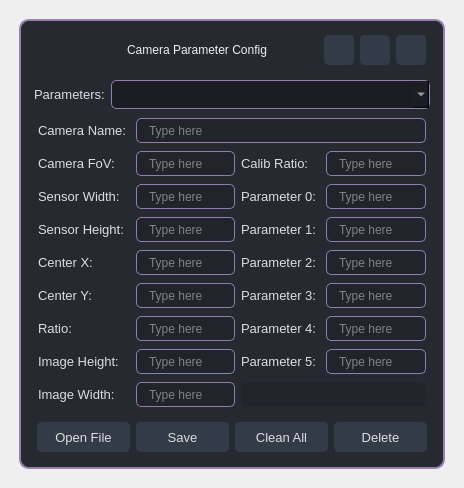
<?xml version="1.0" encoding="UTF-8"?>
<ui version="4.0">
 <class>Dialog</class>
 <widget class="QDialog" name="Dialog">
  <property name="geometry">
   <rect>
    <x>0</x>
    <y>0</y>
    <width>464</width>
    <height>487</height>
   </rect>
  </property>
  <property name="windowTitle">
   <string>Dialog</string>
  </property>
  <property name="styleSheet">
   <string notr="true"/>
  </property>
  <layout class="QHBoxLayout" name="horizontalLayout_7">
   <property name="leftMargin">
    <number>10</number>
   </property>
   <property name="topMargin">
    <number>10</number>
   </property>
   <property name="rightMargin">
    <number>10</number>
   </property>
   <property name="bottomMargin">
    <number>10</number>
   </property>
   <item>
    <widget class="QWidget" name="centralwidget" native="true">
     <property name="styleSheet">
      <string notr="true">QWidget {
	color: rgb(221, 221, 221);
	font: 10pt &quot;Segoe UI&quot;;
	border: none;
}

#frame_main{
	background-color: rgb(37, 41, 48);
    border: 2px solid rgb(155, 125, 175);
	border-radius: 10px;
}

#label_title{
color: rgb(238,238,238);
font: 14pt &quot;Segoe UI&quot;;
}

QLineEdit {
	font: 9pt &quot;Segoe UI&quot;;
	color: rgb(221, 221, 221);
	background-color: rgb(33, 37, 43);
	border-radius: 5px;
    border: 1px solid rgb(145, 125, 175);
	padding-left: 10px;
	selection-color: rgb(255, 255, 255);
	selection-background-color: rgb(255, 121, 198);
}
QLineEdit:hover {
	border: 2px solid rgb(64, 71, 88);
}
QLineEdit:focus {
	border: 2px solid rgb(91, 101, 124);
}

QComboBox{
	background-color: rgb(27, 29, 35);
	border-radius: 5px;
   border: 1px solid rgb(145, 125, 175);
	padding: 5px;
	padding-left: 10px;
}
QComboBox:hover{
	border: 2px solid rgb(64, 71, 88);
}
QComboBox::drop-down {
	subcontrol-origin: padding;
	subcontrol-position: top right;
	width: 25px; 
	border-left-width: 3px;
	border-left-color: rgba(39, 44, 54, 150);
	border-left-style: solid;
	border-top-right-radius: 3px;
	border-bottom-right-radius: 3px;	
	background-position: center;
	background-repeat: no-reperat;
    background-image: url(icons:light/cil-arrow-bottom.png);
 }
QComboBox QAbstractItemView {
	color: rgb(255, 121, 198);	
	background-color: rgb(33, 37, 43);
	padding: 10px;
	selection-background-color: rgb(39, 44, 54);
}

QPushButton {
	border: 2px solid rgb(52, 59, 72);
	border-radius: 5px;	
	background-color: rgb(52, 59, 72);
}
QPushButton:hover {
	background-color: rgb(57, 65, 80);
	border: 2px solid rgb(61, 70, 86);
}
QPushButton:pressed {	
	background-color: rgb(35, 40, 49);
	border: 2px solid rgb(43, 50, 61);
}</string>
     </property>
     <layout class="QHBoxLayout" name="horizontalLayout_8">
      <item>
       <widget class="QFrame" name="frame_main">
        <property name="frameShape">
         <enum>QFrame::StyledPanel</enum>
        </property>
        <property name="frameShadow">
         <enum>QFrame::Raised</enum>
        </property>
        <layout class="QVBoxLayout" name="verticalLayout_2">
         <property name="leftMargin">
          <number>8</number>
         </property>
         <property name="topMargin">
          <number>5</number>
         </property>
         <property name="rightMargin">
          <number>8</number>
         </property>
         <property name="bottomMargin">
          <number>15</number>
         </property>
         <item>
          <widget class="QFrame" name="frame">
           <property name="maximumSize">
            <size>
             <width>16777215</width>
             <height>50</height>
            </size>
           </property>
           <property name="frameShape">
            <enum>QFrame::StyledPanel</enum>
           </property>
           <property name="frameShadow">
            <enum>QFrame::Raised</enum>
           </property>
           <layout class="QHBoxLayout" name="horizontalLayout_9">
            <property name="spacing">
             <number>4</number>
            </property>
            <property name="leftMargin">
             <number>0</number>
            </property>
            <property name="topMargin">
             <number>0</number>
            </property>
            <property name="rightMargin">
             <number>0</number>
            </property>
            <property name="bottomMargin">
             <number>0</number>
            </property>
            <item>
             <widget class="QFrame" name="frame_5">
              <property name="maximumSize">
               <size>
                <width>50</width>
                <height>16777215</height>
               </size>
              </property>
              <property name="frameShape">
               <enum>QFrame::StyledPanel</enum>
              </property>
              <property name="frameShadow">
               <enum>QFrame::Raised</enum>
              </property>
              <layout class="QHBoxLayout" name="horizontalLayout_2">
               <property name="leftMargin">
                <number>0</number>
               </property>
               <property name="topMargin">
                <number>0</number>
               </property>
               <property name="rightMargin">
                <number>0</number>
               </property>
               <property name="bottomMargin">
                <number>0</number>
               </property>
               <item>
                <widget class="QLabel" name="label">
                 <property name="text">
                  <string/>
                 </property>
                 <property name="pixmap">
                  <pixmap>../icon/moil-icon.png</pixmap>
                 </property>
                 <property name="scaledContents">
                  <bool>true</bool>
                 </property>
                </widget>
               </item>
              </layout>
             </widget>
            </item>
            <item>
             <widget class="QLabel" name="label_title">
              <property name="text">
               <string>Camera Parameter Config</string>
              </property>
              <property name="alignment">
               <set>Qt::AlignCenter</set>
              </property>
             </widget>
            </item>
            <item alignment="Qt::AlignTop">
             <widget class="QFrame" name="frame_7">
              <property name="maximumSize">
               <size>
                <width>120</width>
                <height>16777215</height>
               </size>
              </property>
              <property name="frameShape">
               <enum>QFrame::StyledPanel</enum>
              </property>
              <property name="frameShadow">
               <enum>QFrame::Raised</enum>
              </property>
              <layout class="QHBoxLayout" name="horizontalLayout_4">
               <item>
                <widget class="QPushButton" name="btn_synchronize">
                 <property name="minimumSize">
                  <size>
                   <width>30</width>
                   <height>30</height>
                  </size>
                 </property>
                 <property name="text">
                  <string/>
                 </property>
                </widget>
               </item>
               <item>
                <widget class="QPushButton" name="btn_help">
                 <property name="minimumSize">
                  <size>
                   <width>30</width>
                   <height>30</height>
                  </size>
                 </property>
                 <property name="text">
                  <string/>
                 </property>
                </widget>
               </item>
               <item>
                <widget class="QPushButton" name="btn_close">
                 <property name="minimumSize">
                  <size>
                   <width>30</width>
                   <height>30</height>
                  </size>
                 </property>
                 <property name="text">
                  <string/>
                 </property>
                </widget>
               </item>
              </layout>
             </widget>
            </item>
           </layout>
          </widget>
         </item>
         <item>
          <widget class="QFrame" name="frame_3">
           <property name="frameShape">
            <enum>QFrame::StyledPanel</enum>
           </property>
           <property name="frameShadow">
            <enum>QFrame::Raised</enum>
           </property>
           <layout class="QVBoxLayout" name="verticalLayout_3">
            <property name="spacing">
             <number>0</number>
            </property>
            <property name="leftMargin">
             <number>0</number>
            </property>
            <property name="topMargin">
             <number>0</number>
            </property>
            <property name="rightMargin">
             <number>0</number>
            </property>
            <property name="bottomMargin">
             <number>0</number>
            </property>
            <item>
             <widget class="QFrame" name="frame_8">
              <property name="maximumSize">
               <size>
                <width>16777215</width>
                <height>30</height>
               </size>
              </property>
              <property name="frameShape">
               <enum>QFrame::StyledPanel</enum>
              </property>
              <property name="frameShadow">
               <enum>QFrame::Raised</enum>
              </property>
              <layout class="QHBoxLayout" name="horizontalLayout_5">
               <property name="leftMargin">
                <number>5</number>
               </property>
               <property name="topMargin">
                <number>0</number>
               </property>
               <property name="rightMargin">
                <number>5</number>
               </property>
               <property name="bottomMargin">
                <number>0</number>
               </property>
               <item>
                <widget class="QLabel" name="label_17">
                 <property name="sizePolicy">
                  <sizepolicy hsizetype="Fixed" vsizetype="Preferred">
                   <horstretch>0</horstretch>
                   <verstretch>0</verstretch>
                  </sizepolicy>
                 </property>
                 <property name="font">
                  <font>
                   <family>Segoe UI</family>
                   <pointsize>10</pointsize>
                   <weight>50</weight>
                   <italic>false</italic>
                   <bold>false</bold>
                  </font>
                 </property>
                 <property name="text">
                  <string>Parameters:</string>
                 </property>
                </widget>
               </item>
               <item>
                <widget class="QComboBox" name="list_camera">
                 <property name="sizePolicy">
                  <sizepolicy hsizetype="Expanding" vsizetype="Fixed">
                   <horstretch>0</horstretch>
                   <verstretch>0</verstretch>
                  </sizepolicy>
                 </property>
                 <property name="minimumSize">
                  <size>
                   <width>160</width>
                   <height>0</height>
                  </size>
                 </property>
                 <property name="font">
                  <font>
                   <family>Segoe UI</family>
                   <pointsize>10</pointsize>
                   <weight>50</weight>
                   <italic>false</italic>
                   <bold>false</bold>
                  </font>
                 </property>
                 <property name="editable">
                  <bool>false</bool>
                 </property>
                 <property name="currentText">
                  <string/>
                 </property>
                </widget>
               </item>
              </layout>
             </widget>
            </item>
            <item>
             <widget class="QFrame" name="frame_9">
              <property name="frameShape">
               <enum>QFrame::StyledPanel</enum>
              </property>
              <property name="frameShadow">
               <enum>QFrame::Raised</enum>
              </property>
              <layout class="QGridLayout" name="gridLayout">
               <property name="verticalSpacing">
                <number>8</number>
               </property>
               <item row="9" column="1">
                <widget class="QLineEdit" name="label_image_width">
                 <property name="sizePolicy">
                  <sizepolicy hsizetype="Preferred" vsizetype="Fixed">
                   <horstretch>0</horstretch>
                   <verstretch>0</verstretch>
                  </sizepolicy>
                 </property>
                 <property name="minimumSize">
                  <size>
                   <width>90</width>
                   <height>25</height>
                  </size>
                 </property>
                 <property name="maximumSize">
                  <size>
                   <width>16777215</width>
                   <height>16777215</height>
                  </size>
                 </property>
                 <property name="font">
                  <font>
                   <family>Segoe UI</family>
                   <pointsize>9</pointsize>
                   <weight>50</weight>
                   <italic>false</italic>
                   <bold>false</bold>
                  </font>
                 </property>
                 <property name="placeholderText">
                  <string>Type here</string>
                 </property>
                </widget>
               </item>
               <item row="2" column="3">
                <widget class="QLineEdit" name="label_calib_ratio">
                 <property name="sizePolicy">
                  <sizepolicy hsizetype="Preferred" vsizetype="Fixed">
                   <horstretch>0</horstretch>
                   <verstretch>0</verstretch>
                  </sizepolicy>
                 </property>
                 <property name="minimumSize">
                  <size>
                   <width>90</width>
                   <height>25</height>
                  </size>
                 </property>
                 <property name="maximumSize">
                  <size>
                   <width>16777215</width>
                   <height>16777215</height>
                  </size>
                 </property>
                 <property name="font">
                  <font>
                   <family>Segoe UI</family>
                   <pointsize>9</pointsize>
                   <weight>50</weight>
                   <italic>false</italic>
                   <bold>false</bold>
                  </font>
                 </property>
                 <property name="placeholderText">
                  <string>Type here</string>
                 </property>
                </widget>
               </item>
               <item row="4" column="3">
                <widget class="QLineEdit" name="label_parameter1">
                 <property name="sizePolicy">
                  <sizepolicy hsizetype="Preferred" vsizetype="Fixed">
                   <horstretch>0</horstretch>
                   <verstretch>0</verstretch>
                  </sizepolicy>
                 </property>
                 <property name="minimumSize">
                  <size>
                   <width>90</width>
                   <height>25</height>
                  </size>
                 </property>
                 <property name="maximumSize">
                  <size>
                   <width>16777215</width>
                   <height>16777215</height>
                  </size>
                 </property>
                 <property name="font">
                  <font>
                   <family>Segoe UI</family>
                   <pointsize>9</pointsize>
                   <weight>50</weight>
                   <italic>false</italic>
                   <bold>false</bold>
                  </font>
                 </property>
                 <property name="placeholderText">
                  <string>Type here</string>
                 </property>
                </widget>
               </item>
               <item row="3" column="1">
                <widget class="QLineEdit" name="label_cam_sensor_width">
                 <property name="sizePolicy">
                  <sizepolicy hsizetype="Preferred" vsizetype="Fixed">
                   <horstretch>0</horstretch>
                   <verstretch>0</verstretch>
                  </sizepolicy>
                 </property>
                 <property name="minimumSize">
                  <size>
                   <width>90</width>
                   <height>25</height>
                  </size>
                 </property>
                 <property name="maximumSize">
                  <size>
                   <width>16777215</width>
                   <height>16777215</height>
                  </size>
                 </property>
                 <property name="font">
                  <font>
                   <family>Segoe UI</family>
                   <pointsize>9</pointsize>
                   <weight>50</weight>
                   <italic>false</italic>
                   <bold>false</bold>
                  </font>
                 </property>
                 <property name="placeholderText">
                  <string>Type here</string>
                 </property>
                </widget>
               </item>
               <item row="6" column="3">
                <widget class="QLineEdit" name="label_parameter3">
                 <property name="sizePolicy">
                  <sizepolicy hsizetype="Preferred" vsizetype="Fixed">
                   <horstretch>0</horstretch>
                   <verstretch>0</verstretch>
                  </sizepolicy>
                 </property>
                 <property name="minimumSize">
                  <size>
                   <width>90</width>
                   <height>25</height>
                  </size>
                 </property>
                 <property name="maximumSize">
                  <size>
                   <width>16777215</width>
                   <height>16777215</height>
                  </size>
                 </property>
                 <property name="font">
                  <font>
                   <family>Segoe UI</family>
                   <pointsize>9</pointsize>
                   <weight>50</weight>
                   <italic>false</italic>
                   <bold>false</bold>
                  </font>
                 </property>
                 <property name="placeholderText">
                  <string>Type here</string>
                 </property>
                </widget>
               </item>
               <item row="2" column="0">
                <widget class="QLabel" name="label_34">
                 <property name="font">
                  <font>
                   <family>Segoe UI</family>
                   <pointsize>10</pointsize>
                   <weight>50</weight>
                   <italic>false</italic>
                   <bold>false</bold>
                  </font>
                 </property>
                 <property name="text">
                  <string>Camera FoV:</string>
                 </property>
                </widget>
               </item>
               <item row="3" column="3">
                <widget class="QLineEdit" name="label_parameter0">
                 <property name="sizePolicy">
                  <sizepolicy hsizetype="Preferred" vsizetype="Fixed">
                   <horstretch>0</horstretch>
                   <verstretch>0</verstretch>
                  </sizepolicy>
                 </property>
                 <property name="minimumSize">
                  <size>
                   <width>90</width>
                   <height>25</height>
                  </size>
                 </property>
                 <property name="maximumSize">
                  <size>
                   <width>16777215</width>
                   <height>16777215</height>
                  </size>
                 </property>
                 <property name="font">
                  <font>
                   <family>Segoe UI</family>
                   <pointsize>9</pointsize>
                   <weight>50</weight>
                   <italic>false</italic>
                   <bold>false</bold>
                  </font>
                 </property>
                 <property name="placeholderText">
                  <string>Type here</string>
                 </property>
                </widget>
               </item>
               <item row="7" column="2">
                <widget class="QLabel" name="label_16">
                 <property name="font">
                  <font>
                   <family>Segoe UI</family>
                   <pointsize>10</pointsize>
                   <weight>50</weight>
                   <italic>false</italic>
                   <bold>false</bold>
                  </font>
                 </property>
                 <property name="text">
                  <string>Parameter 4: </string>
                 </property>
                </widget>
               </item>
               <item row="6" column="2">
                <widget class="QLabel" name="label_15">
                 <property name="font">
                  <font>
                   <family>Segoe UI</family>
                   <pointsize>10</pointsize>
                   <weight>50</weight>
                   <italic>false</italic>
                   <bold>false</bold>
                  </font>
                 </property>
                 <property name="text">
                  <string>Parameter 3: </string>
                 </property>
                </widget>
               </item>
               <item row="7" column="1">
                <widget class="QLineEdit" name="label_ratio">
                 <property name="sizePolicy">
                  <sizepolicy hsizetype="Preferred" vsizetype="Fixed">
                   <horstretch>0</horstretch>
                   <verstretch>0</verstretch>
                  </sizepolicy>
                 </property>
                 <property name="minimumSize">
                  <size>
                   <width>90</width>
                   <height>25</height>
                  </size>
                 </property>
                 <property name="maximumSize">
                  <size>
                   <width>16777215</width>
                   <height>16777215</height>
                  </size>
                 </property>
                 <property name="font">
                  <font>
                   <family>Segoe UI</family>
                   <pointsize>9</pointsize>
                   <weight>50</weight>
                   <italic>false</italic>
                   <bold>false</bold>
                  </font>
                 </property>
                 <property name="placeholderText">
                  <string>Type here</string>
                 </property>
                </widget>
               </item>
               <item row="7" column="0">
                <widget class="QLabel" name="label_8">
                 <property name="font">
                  <font>
                   <family>Segoe UI</family>
                   <pointsize>10</pointsize>
                   <weight>50</weight>
                   <italic>false</italic>
                   <bold>false</bold>
                  </font>
                 </property>
                 <property name="text">
                  <string>Ratio: </string>
                 </property>
                </widget>
               </item>
               <item row="8" column="1">
                <widget class="QLineEdit" name="label_image_height">
                 <property name="sizePolicy">
                  <sizepolicy hsizetype="Preferred" vsizetype="Fixed">
                   <horstretch>0</horstretch>
                   <verstretch>0</verstretch>
                  </sizepolicy>
                 </property>
                 <property name="minimumSize">
                  <size>
                   <width>90</width>
                   <height>25</height>
                  </size>
                 </property>
                 <property name="maximumSize">
                  <size>
                   <width>16777215</width>
                   <height>16777215</height>
                  </size>
                 </property>
                 <property name="font">
                  <font>
                   <family>Segoe UI</family>
                   <pointsize>9</pointsize>
                   <weight>50</weight>
                   <italic>false</italic>
                   <bold>false</bold>
                  </font>
                 </property>
                 <property name="placeholderText">
                  <string>Type here</string>
                 </property>
                </widget>
               </item>
               <item row="0" column="0">
                <widget class="QLabel" name="label_3">
                 <property name="font">
                  <font>
                   <family>Segoe UI</family>
                   <pointsize>10</pointsize>
                   <weight>50</weight>
                   <italic>false</italic>
                   <bold>false</bold>
                  </font>
                 </property>
                 <property name="text">
                  <string>Camera Name: </string>
                 </property>
                </widget>
               </item>
               <item row="6" column="0">
                <widget class="QLabel" name="label_6">
                 <property name="font">
                  <font>
                   <family>Segoe UI</family>
                   <pointsize>10</pointsize>
                   <weight>50</weight>
                   <italic>false</italic>
                   <bold>false</bold>
                  </font>
                 </property>
                 <property name="text">
                  <string>Center Y: </string>
                 </property>
                </widget>
               </item>
               <item row="4" column="0">
                <widget class="QLabel" name="label_5">
                 <property name="font">
                  <font>
                   <family>Segoe UI</family>
                   <pointsize>10</pointsize>
                   <weight>50</weight>
                   <italic>false</italic>
                   <bold>false</bold>
                  </font>
                 </property>
                 <property name="text">
                  <string>Sensor Height: </string>
                 </property>
                </widget>
               </item>
               <item row="5" column="0">
                <widget class="QLabel" name="label_7">
                 <property name="font">
                  <font>
                   <family>Segoe UI</family>
                   <pointsize>10</pointsize>
                   <weight>50</weight>
                   <italic>false</italic>
                   <bold>false</bold>
                  </font>
                 </property>
                 <property name="text">
                  <string>Center X: </string>
                 </property>
                </widget>
               </item>
               <item row="8" column="2">
                <widget class="QLabel" name="label_19">
                 <property name="font">
                  <font>
                   <family>Segoe UI</family>
                   <pointsize>10</pointsize>
                   <weight>50</weight>
                   <italic>false</italic>
                   <bold>false</bold>
                  </font>
                 </property>
                 <property name="text">
                  <string>Parameter 5: </string>
                 </property>
                </widget>
               </item>
               <item row="2" column="1">
                <widget class="QLineEdit" name="label_camera_fov">
                 <property name="sizePolicy">
                  <sizepolicy hsizetype="Fixed" vsizetype="Fixed">
                   <horstretch>0</horstretch>
                   <verstretch>0</verstretch>
                  </sizepolicy>
                 </property>
                 <property name="minimumSize">
                  <size>
                   <width>90</width>
                   <height>25</height>
                  </size>
                 </property>
                 <property name="maximumSize">
                  <size>
                   <width>16777215</width>
                   <height>16777215</height>
                  </size>
                 </property>
                 <property name="font">
                  <font>
                   <family>Segoe UI</family>
                   <pointsize>9</pointsize>
                   <weight>50</weight>
                   <italic>false</italic>
                   <bold>false</bold>
                  </font>
                 </property>
                 <property name="placeholderText">
                  <string>Type here</string>
                 </property>
                </widget>
               </item>
               <item row="4" column="2">
                <widget class="QLabel" name="label_13">
                 <property name="font">
                  <font>
                   <family>Segoe UI</family>
                   <pointsize>10</pointsize>
                   <weight>50</weight>
                   <italic>false</italic>
                   <bold>false</bold>
                  </font>
                 </property>
                 <property name="text">
                  <string>Parameter 1: </string>
                 </property>
                </widget>
               </item>
               <item row="5" column="3">
                <widget class="QLineEdit" name="label_parameter2">
                 <property name="sizePolicy">
                  <sizepolicy hsizetype="Preferred" vsizetype="Fixed">
                   <horstretch>0</horstretch>
                   <verstretch>0</verstretch>
                  </sizepolicy>
                 </property>
                 <property name="minimumSize">
                  <size>
                   <width>90</width>
                   <height>25</height>
                  </size>
                 </property>
                 <property name="maximumSize">
                  <size>
                   <width>16777215</width>
                   <height>16777215</height>
                  </size>
                 </property>
                 <property name="font">
                  <font>
                   <family>Segoe UI</family>
                   <pointsize>9</pointsize>
                   <weight>50</weight>
                   <italic>false</italic>
                   <bold>false</bold>
                  </font>
                 </property>
                 <property name="placeholderText">
                  <string>Type here</string>
                 </property>
                </widget>
               </item>
               <item row="7" column="3">
                <widget class="QLineEdit" name="label_parameter4">
                 <property name="sizePolicy">
                  <sizepolicy hsizetype="Preferred" vsizetype="Fixed">
                   <horstretch>0</horstretch>
                   <verstretch>0</verstretch>
                  </sizepolicy>
                 </property>
                 <property name="minimumSize">
                  <size>
                   <width>90</width>
                   <height>25</height>
                  </size>
                 </property>
                 <property name="maximumSize">
                  <size>
                   <width>16777215</width>
                   <height>16777215</height>
                  </size>
                 </property>
                 <property name="font">
                  <font>
                   <family>Segoe UI</family>
                   <pointsize>9</pointsize>
                   <weight>50</weight>
                   <italic>false</italic>
                   <bold>false</bold>
                  </font>
                 </property>
                 <property name="placeholderText">
                  <string>Type here</string>
                 </property>
                </widget>
               </item>
               <item row="8" column="0">
                <widget class="QLabel" name="label_9">
                 <property name="font">
                  <font>
                   <family>Segoe UI</family>
                   <pointsize>10</pointsize>
                   <weight>50</weight>
                   <italic>false</italic>
                   <bold>false</bold>
                  </font>
                 </property>
                 <property name="text">
                  <string>Image Height: </string>
                 </property>
                </widget>
               </item>
               <item row="3" column="2">
                <widget class="QLabel" name="label_12">
                 <property name="font">
                  <font>
                   <family>Segoe UI</family>
                   <pointsize>10</pointsize>
                   <weight>50</weight>
                   <italic>false</italic>
                   <bold>false</bold>
                  </font>
                 </property>
                 <property name="text">
                  <string>Parameter 0: </string>
                 </property>
                </widget>
               </item>
               <item row="5" column="1">
                <widget class="QLineEdit" name="label_image_center_X">
                 <property name="sizePolicy">
                  <sizepolicy hsizetype="Preferred" vsizetype="Fixed">
                   <horstretch>0</horstretch>
                   <verstretch>0</verstretch>
                  </sizepolicy>
                 </property>
                 <property name="minimumSize">
                  <size>
                   <width>90</width>
                   <height>25</height>
                  </size>
                 </property>
                 <property name="maximumSize">
                  <size>
                   <width>16777215</width>
                   <height>16777215</height>
                  </size>
                 </property>
                 <property name="font">
                  <font>
                   <family>Segoe UI</family>
                   <pointsize>9</pointsize>
                   <weight>50</weight>
                   <italic>false</italic>
                   <bold>false</bold>
                  </font>
                 </property>
                 <property name="placeholderText">
                  <string>Type here</string>
                 </property>
                </widget>
               </item>
               <item row="8" column="3">
                <widget class="QLineEdit" name="label_parameter5">
                 <property name="sizePolicy">
                  <sizepolicy hsizetype="Preferred" vsizetype="Fixed">
                   <horstretch>0</horstretch>
                   <verstretch>0</verstretch>
                  </sizepolicy>
                 </property>
                 <property name="minimumSize">
                  <size>
                   <width>90</width>
                   <height>25</height>
                  </size>
                 </property>
                 <property name="maximumSize">
                  <size>
                   <width>16777215</width>
                   <height>16777215</height>
                  </size>
                 </property>
                 <property name="font">
                  <font>
                   <family>Segoe UI</family>
                   <pointsize>9</pointsize>
                   <weight>50</weight>
                   <italic>false</italic>
                   <bold>false</bold>
                  </font>
                 </property>
                 <property name="placeholderText">
                  <string>Type here</string>
                 </property>
                </widget>
               </item>
               <item row="6" column="1">
                <widget class="QLineEdit" name="label_image_center_Y">
                 <property name="sizePolicy">
                  <sizepolicy hsizetype="Preferred" vsizetype="Fixed">
                   <horstretch>0</horstretch>
                   <verstretch>0</verstretch>
                  </sizepolicy>
                 </property>
                 <property name="minimumSize">
                  <size>
                   <width>90</width>
                   <height>25</height>
                  </size>
                 </property>
                 <property name="maximumSize">
                  <size>
                   <width>16777215</width>
                   <height>16777215</height>
                  </size>
                 </property>
                 <property name="font">
                  <font>
                   <family>Segoe UI</family>
                   <pointsize>9</pointsize>
                   <weight>50</weight>
                   <italic>false</italic>
                   <bold>false</bold>
                  </font>
                 </property>
                 <property name="placeholderText">
                  <string>Type here</string>
                 </property>
                </widget>
               </item>
               <item row="2" column="2">
                <widget class="QLabel" name="label_11">
                 <property name="font">
                  <font>
                   <family>Segoe UI</family>
                   <pointsize>10</pointsize>
                   <weight>50</weight>
                   <italic>false</italic>
                   <bold>false</bold>
                  </font>
                 </property>
                 <property name="text">
                  <string>Calib Ratio: </string>
                 </property>
                </widget>
               </item>
               <item row="3" column="0">
                <widget class="QLabel" name="label_4">
                 <property name="font">
                  <font>
                   <family>Segoe UI</family>
                   <pointsize>10</pointsize>
                   <weight>50</weight>
                   <italic>false</italic>
                   <bold>false</bold>
                  </font>
                 </property>
                 <property name="text">
                  <string>Sensor Width: </string>
                 </property>
                </widget>
               </item>
               <item row="5" column="2">
                <widget class="QLabel" name="label_14">
                 <property name="font">
                  <font>
                   <family>Segoe UI</family>
                   <pointsize>10</pointsize>
                   <weight>50</weight>
                   <italic>false</italic>
                   <bold>false</bold>
                  </font>
                 </property>
                 <property name="text">
                  <string>Parameter 2: </string>
                 </property>
                </widget>
               </item>
               <item row="4" column="1">
                <widget class="QLineEdit" name="label_cam_sensor_height">
                 <property name="sizePolicy">
                  <sizepolicy hsizetype="Preferred" vsizetype="Fixed">
                   <horstretch>0</horstretch>
                   <verstretch>0</verstretch>
                  </sizepolicy>
                 </property>
                 <property name="minimumSize">
                  <size>
                   <width>90</width>
                   <height>25</height>
                  </size>
                 </property>
                 <property name="maximumSize">
                  <size>
                   <width>16777215</width>
                   <height>16777215</height>
                  </size>
                 </property>
                 <property name="font">
                  <font>
                   <family>Segoe UI</family>
                   <pointsize>9</pointsize>
                   <weight>50</weight>
                   <italic>false</italic>
                   <bold>false</bold>
                  </font>
                 </property>
                 <property name="placeholderText">
                  <string>Type here</string>
                 </property>
                </widget>
               </item>
               <item row="9" column="0">
                <widget class="QLabel" name="label_10">
                 <property name="font">
                  <font>
                   <family>Segoe UI</family>
                   <pointsize>10</pointsize>
                   <weight>50</weight>
                   <italic>false</italic>
                   <bold>false</bold>
                  </font>
                 </property>
                 <property name="text">
                  <string>Image Width: </string>
                 </property>
                </widget>
               </item>
               <item row="0" column="1" colspan="3">
                <widget class="QLineEdit" name="label_camera_name">
                 <property name="sizePolicy">
                  <sizepolicy hsizetype="Preferred" vsizetype="Fixed">
                   <horstretch>0</horstretch>
                   <verstretch>0</verstretch>
                  </sizepolicy>
                 </property>
                 <property name="minimumSize">
                  <size>
                   <width>0</width>
                   <height>25</height>
                  </size>
                 </property>
                 <property name="maximumSize">
                  <size>
                   <width>16777215</width>
                   <height>16777215</height>
                  </size>
                 </property>
                 <property name="font">
                  <font>
                   <family>Segoe UI</family>
                   <pointsize>9</pointsize>
                   <weight>50</weight>
                   <italic>false</italic>
                   <bold>false</bold>
                  </font>
                 </property>
                 <property name="placeholderText">
                  <string>Type here</string>
                 </property>
                </widget>
               </item>
               <item row="9" column="2" colspan="2">
                <widget class="QLabel" name="label_20">
                 <property name="font">
                  <font>
                   <family>Segoe UI</family>
                   <pointsize>10</pointsize>
                   <weight>50</weight>
                   <italic>false</italic>
                   <bold>false</bold>
                  </font>
                 </property>
                 <property name="styleSheet">
                  <string notr="true">border:1px solid rgb(35, 39, 48);
border-radius:5px;
background-color: rgb(33, 37, 43);</string>
                 </property>
                 <property name="text">
                  <string/>
                 </property>
                 <property name="alignment">
                  <set>Qt::AlignCenter</set>
                 </property>
                </widget>
               </item>
              </layout>
             </widget>
            </item>
           </layout>
          </widget>
         </item>
         <item>
          <widget class="QFrame" name="frame_4">
           <property name="minimumSize">
            <size>
             <width>0</width>
             <height>30</height>
            </size>
           </property>
           <property name="maximumSize">
            <size>
             <width>16777215</width>
             <height>30</height>
            </size>
           </property>
           <property name="frameShape">
            <enum>QFrame::StyledPanel</enum>
           </property>
           <property name="frameShadow">
            <enum>QFrame::Raised</enum>
           </property>
           <layout class="QHBoxLayout" name="horizontalLayout_6">
            <property name="leftMargin">
             <number>8</number>
            </property>
            <property name="topMargin">
             <number>0</number>
            </property>
            <property name="rightMargin">
             <number>8</number>
            </property>
            <property name="bottomMargin">
             <number>0</number>
            </property>
            <item>
             <widget class="QPushButton" name="btn_open_file">
              <property name="sizePolicy">
               <sizepolicy hsizetype="Minimum" vsizetype="Preferred">
                <horstretch>0</horstretch>
                <verstretch>0</verstretch>
               </sizepolicy>
              </property>
              <property name="minimumSize">
               <size>
                <width>0</width>
                <height>0</height>
               </size>
              </property>
              <property name="font">
               <font>
                <family>Segoe UI</family>
                <pointsize>10</pointsize>
                <weight>50</weight>
                <italic>false</italic>
                <bold>false</bold>
               </font>
              </property>
              <property name="text">
               <string>Open File</string>
              </property>
             </widget>
            </item>
            <item>
             <widget class="QPushButton" name="btn_save">
              <property name="sizePolicy">
               <sizepolicy hsizetype="Minimum" vsizetype="Preferred">
                <horstretch>0</horstretch>
                <verstretch>0</verstretch>
               </sizepolicy>
              </property>
              <property name="minimumSize">
               <size>
                <width>0</width>
                <height>0</height>
               </size>
              </property>
              <property name="font">
               <font>
                <family>Segoe UI</family>
                <pointsize>10</pointsize>
                <weight>50</weight>
                <italic>false</italic>
                <bold>false</bold>
               </font>
              </property>
              <property name="text">
               <string>Save</string>
              </property>
             </widget>
            </item>
            <item>
             <widget class="QPushButton" name="btn_clean_all">
              <property name="sizePolicy">
               <sizepolicy hsizetype="Minimum" vsizetype="Preferred">
                <horstretch>0</horstretch>
                <verstretch>0</verstretch>
               </sizepolicy>
              </property>
              <property name="minimumSize">
               <size>
                <width>0</width>
                <height>0</height>
               </size>
              </property>
              <property name="font">
               <font>
                <family>Segoe UI</family>
                <pointsize>10</pointsize>
                <weight>50</weight>
                <italic>false</italic>
                <bold>false</bold>
               </font>
              </property>
              <property name="text">
               <string>Clean All</string>
              </property>
             </widget>
            </item>
            <item>
             <widget class="QPushButton" name="btn_delete">
              <property name="sizePolicy">
               <sizepolicy hsizetype="Minimum" vsizetype="Preferred">
                <horstretch>0</horstretch>
                <verstretch>0</verstretch>
               </sizepolicy>
              </property>
              <property name="minimumSize">
               <size>
                <width>0</width>
                <height>0</height>
               </size>
              </property>
              <property name="font">
               <font>
                <family>Segoe UI</family>
                <pointsize>10</pointsize>
                <weight>50</weight>
                <italic>false</italic>
                <bold>false</bold>
               </font>
              </property>
              <property name="text">
               <string>Delete</string>
              </property>
             </widget>
            </item>
           </layout>
          </widget>
         </item>
        </layout>
       </widget>
      </item>
     </layout>
    </widget>
   </item>
  </layout>
 </widget>
 <resources/>
 <connections/>
</ui>
